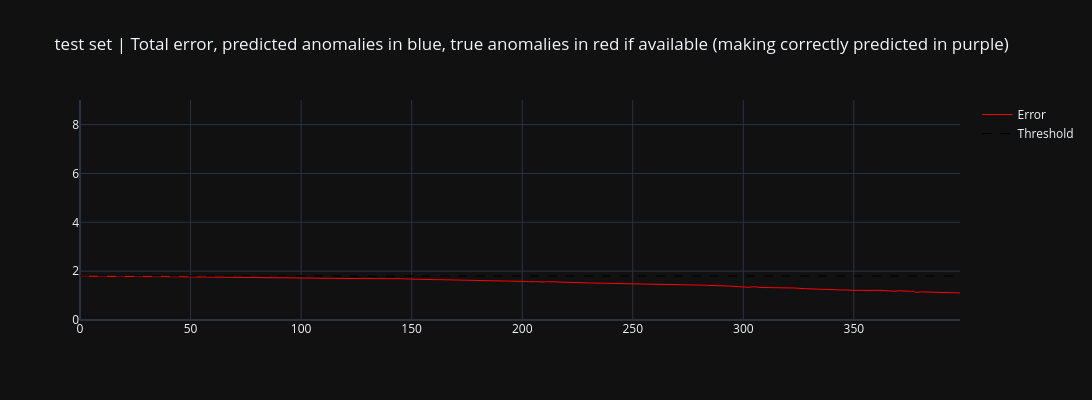

Notebook cell for this chart:
### Code cell
plotter.plotly_global_predictions(type="test")

### Figure 1 — Plotly figure (JSON) as saved in the notebook; plotly's stock layout.template omitted (floating-point values rounded to 4 significant figures; data arrays with more than 128 entries replaced by an {"elided": "..."} marker saying what was removed)
{"data": [{"line": {"color": "red", "width": 1}, "name": "Error", "x": {"elided": "399 int values"}, "y": {"elided": "399 float values"}, "type": "scatter"}, {"line": {"color": "black", "dash": "dash", "width": 1}, "name": "Threshold", "x": {"elided": "399 int values"}, "y": {"elided": "399 float values"}, "type": "scatter"}], "layout": {"height": 400, "title": {"text": "test set | Total error, predicted anomalies in blue, true anomalies in red if available (making correctly predicted in purple)"}, "width": 1500, "yaxis": {"range": [0, 9.007]}}}
